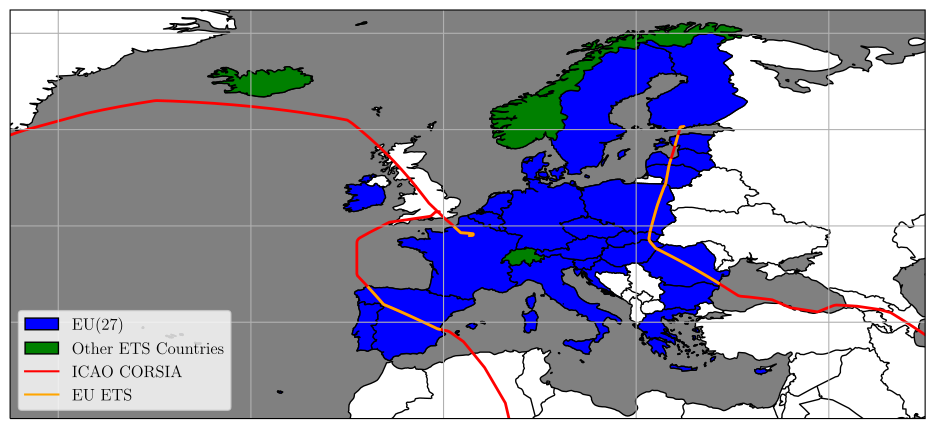

Here is the Python script that generated this plot:
#%%
# runs code as interactive cell 
# https://code.visualstudio.com/docs/python/jupyter-support-py

# IMPORTS #######################################

# plotting
import matplotlib.pyplot as plt
import matplotlib.font_manager as font_manager
# geographic plotting
import cartopy.crs as ccrs
import cartopy.feature as cfeature
import shapely.geometry as sgeom
import cartopy.io.shapereader as shpreader
# unit conversion
cm = 1/2.54 # for inches-cm conversion
# time manipulation
from datetime import datetime
# data science
import numpy as np
import pandas as pd

# i/o
from pathlib import PurePath, Path

# SETUP #########################################

plt.rcParams.update({
    "text.usetex": True,
    "font.family": "Arial",
    "font.sans-serif": "Computer Modern",
    'font.size': 12
})

# DATA IMPORT ###################################

df_finnair = pd.read_csv(
    filepath_or_buffer = 'data/AY99_2f2a9256.csv',
    sep = ',',
    header = 'infer',
    index_col = False,
)
df_british = pd.read_csv(
    filepath_or_buffer = 'data/BA57_301ab0b0.csv',
    sep = ',',
    header = 'infer',
    index_col = False,
)
df_airfrance = pd.read_csv(
    filepath_or_buffer = 'data/3138ab42.csv',
    sep = ',',
    header = 'infer',
    index_col = False,
)

# DATA MANIPULATION #############################

def extract_coordinates_from_csv(
        df: pd.DataFrame,
        column_name: str = 'Position'
) -> pd.DataFrame:
    df_coords: pd.DataFrame = df[column_name].str.split(',', expand=True).astype(float)
    df_coords.columns = ['lat', 'lon']
    ls_coords = sgeom.LineString(
        zip(
            df_coords['lon'],
            df_coords['lat']
        )
    )
    lat_cities: list = [df_coords['lat'].iloc[0], df_coords['lat'].iloc[-1]]
    lon_cities: list = [df_coords['lon'].iloc[0], df_coords['lon'].iloc[-1]]
    return ls_coords, lat_cities, lon_cities

finnair_track, lat_finnair, lon_finnair = extract_coordinates_from_csv(
    df = df_finnair,
    column_name = 'Position'
)
british_track, lat_british, lon_british = extract_coordinates_from_csv(
    df = df_british,
    column_name = 'Position'
)
airfrance_track, lat_airfrance, lon_airfrance = extract_coordinates_from_csv(
    df = df_airfrance,
    column_name = 'Position'
)

list_of_tracks = [finnair_track, british_track, airfrance_track]

# FIGURE ########################################

# SETUP ######################

# https://stackoverflow.com/a/60724892/
plateCr = ccrs.PlateCarree()
plateCr._threshold = plateCr._threshold/10.

fig = plt.figure(
    num = 'main',
    dpi = 300,
    figsize=(30*cm, 15*cm), # A4=(210x297)mm
)
ax = plt.axes(
    projection=ccrs.PlateCarree(),
)
ax.add_feature(cfeature.BORDERS, linestyle='-', alpha=1)
ax.add_feature(cfeature.COASTLINE, linestyle='-', alpha=1)
ax.add_feature(cfeature.OCEAN, facecolor=(0.5,0.5,0.5))


# DATA #######################

# AXIS LIMITS ################

ax.set_extent ((-45, 50, 30, 65), None) # (x0, x1, y0, y1)

# TICKS AND LABELS ###########

# GRIDS ######################

ax.gridlines()

# AXIS LABELS ################

# PLOTTING ###################

# https://github.com/IndEcol/country_converter?tab=readme-ov-file#classification-schemes
import country_converter as coco
cc = coco.CountryConverter()

shpfilename = shpreader.natural_earth(
    resolution='50m',
    category='cultural',
    name='admin_0_countries'
)
reader = shpreader.Reader(shpfilename)

lines_list = []

countries = reader.records()
for country in countries:
    if country.attributes['ADM0_A3'] in cc.convert(cc.EU27['name_short'], to='ISO3'):
        for track in list_of_tracks:
            lines_list.append(country.geometry.intersection(track))
        ax.add_geometries(
            country.geometry,
            ccrs.PlateCarree(),
            facecolor='blue',
            edgecolor='black',
            linewidth=1
        )

countries = reader.records()
for country in countries:
    if country.attributes['ADM0_A3'] in ['POL']:
        ax.add_geometries(
            country.geometry,
            ccrs.PlateCarree(),
            facecolor='blue',
            edgecolor='black',
            linewidth=1
        )

countries = reader.records()
for country in countries:
    if country.attributes['ADM0_A3'] in ['CHE', 'NOR', 'LIE', 'ISL']:
        ax.add_geometries(
            country.geometry,
            ccrs.PlateCarree(),
            facecolor='green',
            edgecolor='black',
            linewidth=1
        )


ax.add_geometries(
    geoms = finnair_track,
    crs = ccrs.PlateCarree(),
    facecolor = 'none',
    edgecolor = 'red',
    linewidth = 2
)
ax.add_geometries(
    geoms = british_track,
    crs = ccrs.PlateCarree(),
    facecolor = 'none',
    edgecolor = 'red',
    linewidth = 2
)
ax.add_geometries(
    geoms = airfrance_track,
    crs = ccrs.PlateCarree(),
    facecolor = 'none',
    edgecolor = 'red',
    linewidth = 2
)

for line_segment in lines_list:
    ax.add_geometries(
        geoms = line_segment,
        crs = ccrs.PlateCarree(),
        facecolor = 'none',
        edgecolor = 'orange',
        linewidth = 2
    )

# LEGEND ####################

import matplotlib.patches as patches
from matplotlib.lines import Line2D

legend_elements = [
    patches.Patch(
        facecolor = 'blue',
        edgecolor = 'black',
        label = 'EU(27)'
    ),
    patches.Patch(
        facecolor = 'green',
        edgecolor = 'black',
        label = 'Other ETS Countries'
    ),
    Line2D(
        xdata = [0],
        ydata = [0],
        color = 'red',
        linestyle = '-',
        label='ICAO CORSIA'
    ),
    Line2D(
        xdata = [0],
        ydata = [0],
        color = 'orange',
        linestyle = '-',
        label='EU ETS'
    ),
]

ax.legend(
    handles=legend_elements,
    loc='lower left',
)

# EXPORT #########################################

file_path = os.path.abspath(__file__)
file_name = os.path.splitext(os.path.basename(file_path))[0]
figure_name: str = str(file_name + '.pdf')

plt.savefig(
    fname = figure_name,
    format="pdf",
    bbox_inches='tight',
    transparent = False
)
